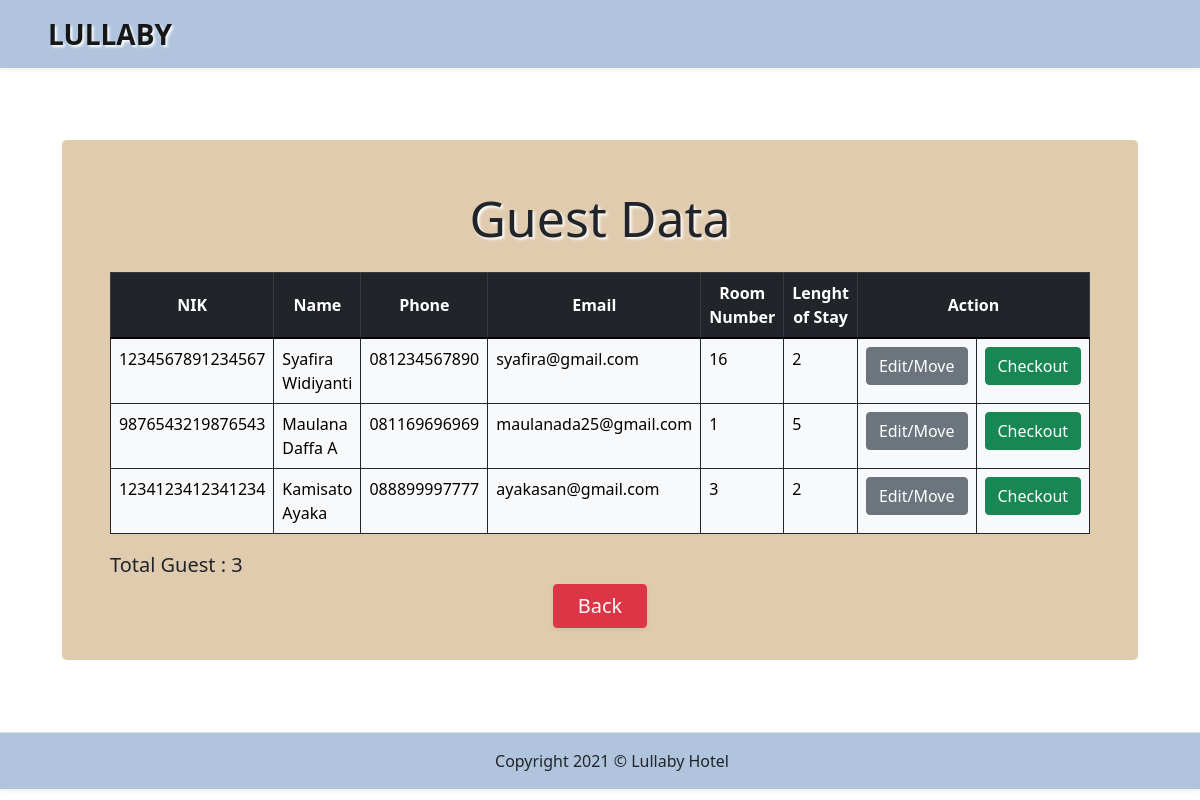
Screenshot of /view_guest.php with the database file from the repository.
### tables this page shows
CREATE TABLE `guest` (
  `id` int(11) NOT NULL,
  `nik` varchar(16) NOT NULL,
  `name` varchar(255) NOT NULL,
  `phone` varchar(15) NOT NULL,
  `email` varchar(255) NOT NULL,
  `address` varchar(255) NOT NULL,
  `no_room` varchar(5) NOT NULL,
  `nights` int(1) NOT NULL
);

### view_guest.php (the view, shortened to what this page needs)
<?php
    require('connectdb.php');
?>
<!doctype html>
<html lang="en">
  <head>
    <link href="https://cdn.jsdelivr.net/npm/bootstrap@5.1.3/dist/css/bootstrap.min.css" rel="stylesheet">
  </head>
  <body>
    <nav class="navbar navbar-light shadow-sm" style="background-color: lightsteelblue">
        <div class="container-fluid ps-5">
            <a class="navbar-brand fs-3 fw-bold" style="text-shadow: 2px 2px 3px white" href="#">LULLABY</a>
        </div>
    </nav>
    <div class="container p-5 my-4 d-flex justify-content-center">
        <div class="box p-5 pb-4 rounded-3" style="background-color: #e0cbaf; width: 1500px; min-height: min-content;">
            <div class="boxContent">
                <h1 class="text-center" style="text-shadow: 2px 2px 3px white; font-size: 50px">Guest Data</h1>
                <table class="table table-bordered table-light border-dark mt-4">
                    <thead class="text-center table-dark">
                        <tr class="align-middle">
                            <th width="140px">NIK</th>
                            <th wdith="180px">Name</th>
                            <th wdith="140px">Phone</th>
                            <th width="140px">Email</th>
                            <th width="90px">Room Number</th>
                            <th width="100px">Lenght of Stay</th>
                            <th width="70px" colspan="2">Action</th>
                        </tr>
                    </thead>
                    <tbody>
                    <?php
                        $sqlReadGuest = "SELECT * FROM guest";
                        $guest = $mydb->query($sqlReadGuest);
                        while($row = $guest->fetch_object()){
                        ?>
                        <tr>
                            <td><?= $row->nik ?></td>
                            <td><?= $row->name ?></td>
                            <td><?= $row->phone ?></td>
                            <td><?= $row->email ?></td>
                            <td width="90px"><?= $row->no_room ?></td>
                            <td width="100px"><?= $row->nights ?></td>
                            <td width="70px">
                                <a href="form_guestEdit.php?id=<?= $row->id ?>">
                                    <button class="btn btn-secondary">Edit/Move</button>
                                </a>
                            </td>
                            <td width="70px">
                                <a href="form_checkout.php?id=<?= $row->id ?>">
                                    <button class="btn btn-success">Checkout</button>
                                </a>
                            </td>
                        </tr>
                        <?php
                        }
                        ?>
                    </tbody>
                </table>
                <p class="fs-5 mb-1">Total Guest : <?php echo mysqli_num_rows($guest)?></p>
                <a class="d-flex justify-content-center pb-2" style="text-decoration: none" href="admin_page.php" role="button">
                  <input type="submit" name="back" value="Back" class="btn btn-danger shadow-sm text-light fs-5 px-4" style="min-width: min-content;">
                </a>
            </div>
        </div>
    </div>
    <footer class="d-flex flex-wrap justify-content-center align-items-center py-3 ps-4 border-top shadow-sm"
        style="background-color: lightsteelblue;">
        <div class="d-flex align-items-center">
            <span>Copyright 2021 © Lullaby Hotel</span>
        </div>
    </footer>
  </body>
</html>

### rows the page displays
guest: nik "1234567891234567", name "Syafira Widiyanti", phone "081234567890", email "syafira@gmail.com", no_room "16", nights "2"
guest: nik "9876543219876543", name "Maulana Daffa A", phone "081169696969", email "maulanada25@gmail.com", no_room "1", nights "5"
guest: nik "1234123412341234", name "Kamisato Ayaka", phone "088899997777", email "ayakasan@gmail.com", no_room "3", nights "2"

### other values shown
mysqli_num_rows($guest) "3"
